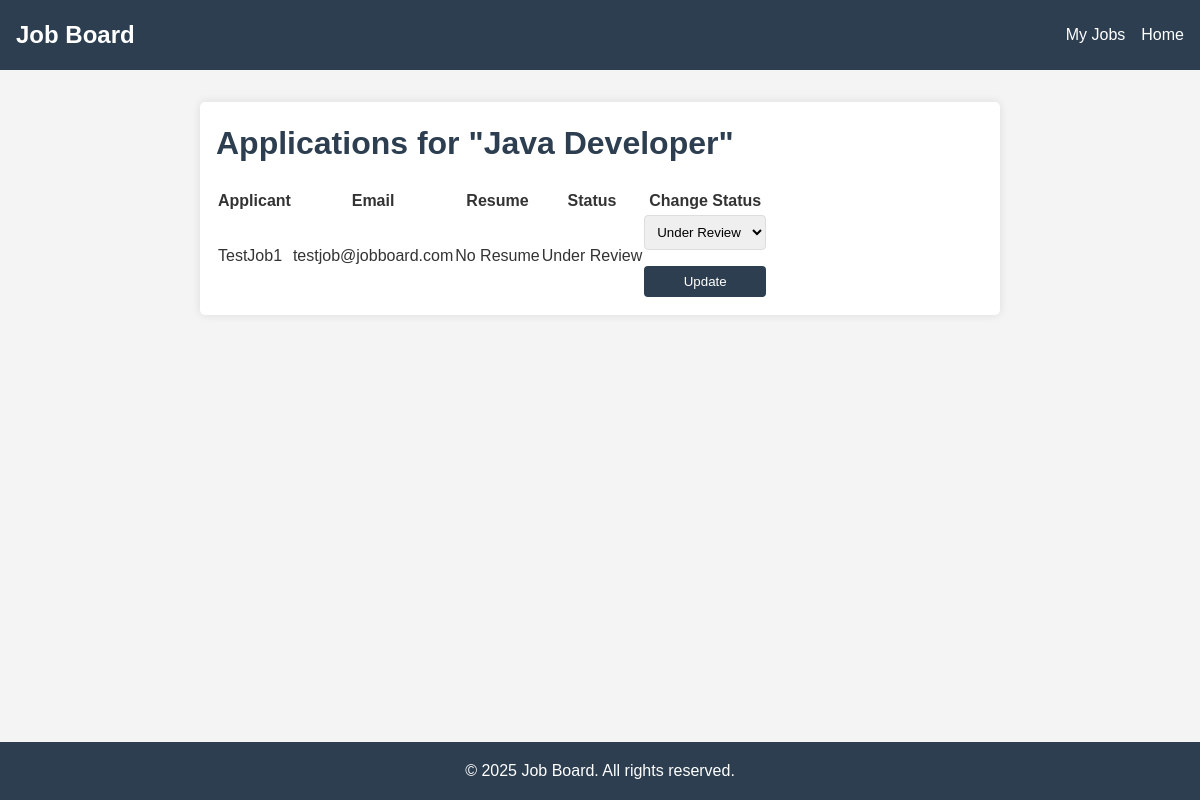
The app's page /employer/view-applications/1 (signed in) with its own data.
### backend/models.py (models this page shows)
class Job(db.Model):
    __tablename__ = 'job'
    id = db.Column(db.Integer, primary_key=True)
    title = db.Column(db.String(100), nullable=False)
    description = db.Column(db.Text)
    location = db.Column(db.String(100))
    salary = db.Column(db.Float)
    category = db.Column(db.String(100))
    employer_id = db.Column(db.Integer, db.ForeignKey('employer.id'), nullable=False)
    employer = db.relationship('Employer', back_populates='jobs', lazy=True)
    applications = db.relationship('Application', back_populates='job', lazy=True)

class Application(db.Model):
    __tablename__ = 'application'
    id = db.Column(db.Integer, primary_key=True)
    job_id = db.Column(db.Integer, db.ForeignKey('job.id'), nullable=False)
    seeker_id = db.Column(db.Integer, db.ForeignKey('job_seeker.id'), nullable=False)
    status = db.Column(db.String(50), default='Applied')
    job = db.relationship('Job', back_populates='applications', lazy=True)
    seeker = db.relationship('JobSeeker', back_populates='applications', lazy=True)

class JobSeeker(db.Model):
    __tablename__ = 'job_seeker'
    id = db.Column(db.Integer, primary_key=True)
    name = db.Column(db.String(100), nullable=False)
    email = db.Column(db.String(120), unique=True, nullable=False)
    password = db.Column(db.String(200), nullable=False)
    resume = db.Column(db.String(200))
    applications = db.relationship('Application', back_populates='seeker', lazy=True)

### backend/app.py (the view)
    @app.route('/employer/view-applications/<int:job_id>')
    @login_required(role='employer')
    def employer_view_applications(job_id):
        employer_id = session['user_id']
        job = Job.query.get_or_404(job_id)
        if job.employer_id != employer_id:
            flash('Unauthorized.', 'danger')
            return redirect(url_for('employer_jobs'))
        applications = (
            Application.query
            .filter_by(job_id=job.id)
            .join(JobSeeker)
            .add_entity(JobSeeker)
            .all()
        )
        return render_template(
            'employer_view_applications.html',
            job=job,
            applications=applications
        )

### templates/employer_view_applications.html (shortened to what this page needs)
<!DOCTYPE html>
<html lang="en">
<head>
    <link rel="stylesheet" href="{{ url_for('static', filename='css/style.css') }}">
</head>
<body>
<nav>
    <h2>Job Board</h2>
    <ul>
        <li><a href="{{ url_for('employer_jobs') }}">My Jobs</a></li>
        <li><a href="{{ url_for('index') }}">Home</a></li>
    </ul>
</nav>
<main>
    <h1>Applications for "{{ job.title }}"</h1>
    <table>
        <thead>
        <tr>
            <th>Applicant</th>
            <th>Email</th>
            <th>Resume</th>
            <th>Status</th>
            <th>Change Status</th>
        </tr>
        </thead>
        <tbody>
        {% for app, seeker in applications %}
            <tr>
                <td>{{ seeker.name }}</td>
                <td>{{ seeker.email }}</td>
                <td>
                    {% if seeker.resume %}
                        <a href="{{ url_for('uploaded_file', filename=seeker.resume) }}"
                           class="btn-download" target="_blank">
                            📄 Download Resume
                        </a>
                    {% else %}
                        No Resume
                    {% endif %}
                </td>
                <td>{{ app.status }}</td>
                <td>
                    <form method="post"
                          action="{{ url_for('update_application_status', application_id=app.id) }}">
                        <select name="status">
                            <option value="Under Review" {% if app.status=='Under Review' %}selected{% endif %}>Under Review</option>
                        </select>
                        <button type="submit">Update</button>
                    </form>
                </td>
            </tr>
        {% endfor %}
        </tbody>
    </table>
</main>
<footer>
    <p>&copy; 2025 Job Board. All rights reserved.</p>
</footer>
</body>
</html>

### static/css/style.css (style rules this page uses)
* { margin: 0; padding: 0; box-sizing: border-box; }
body { font-family: 'Arial', sans-serif; line-height: 1.6; background-color: #f4f4f4; color: #333; }
nav { background-color: #2c3e50; color: white; padding: 1rem; display: flex; justify-content: space-between; align-items: center; }
nav h2 { margin: 0; }
nav ul { list-style: none; display: flex; gap: 1rem; }
nav a { color: white; text-decoration: none; }
main { max-width: 800px; margin: 2rem auto; padding: 1rem; background: white; border-radius: 5px; box-shadow: 0 0 10px rgba(0, 0, 0, 0.1); }
h1 { color: #2c3e50; margin-bottom: 1rem; }
form { display: grid; gap: 1rem; max-width: 400px; }
input, select, textarea, button { padding: 0.5rem; border: 1px solid #ddd; border-radius: 4px; }
button { background-color: #2c3e50; color: white; border: none; cursor: pointer; }
a { color: #2980b9; text-decoration: none; }
footer { text-align: center; padding: 1rem; background-color: #2c3e50; color: white; position: fixed; width: 100%; bottom: 0; }

### records on screen
Job: title "Java Developer"
Application: name "TestJob1", email "testjob@jobboard.com", status "Under Review"
